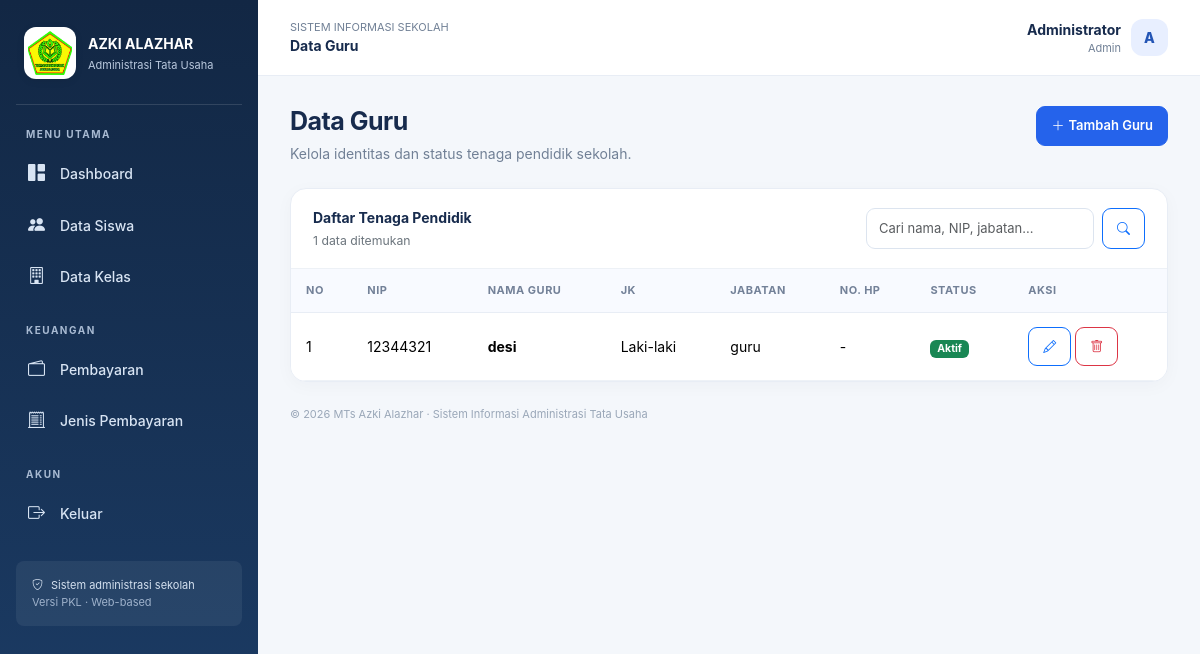
Page /guru/index.php (signed in) on the committed database.
### tables this page shows
CREATE TABLE `guru` (
  `id_guru` int(11) NOT NULL,
  `nip` varchar(30) DEFAULT NULL,
  `nama_guru` varchar(100) NOT NULL,
  `jenis_kelamin` enum('L','P') NOT NULL,
  `jabatan` varchar(100) DEFAULT NULL,
  `no_hp` varchar(20) DEFAULT NULL,
  `alamat` text DEFAULT NULL,
  `status` enum('aktif','tidak_aktif') DEFAULT 'aktif',
  `created_at` timestamp NOT NULL DEFAULT current_timestamp()
);

### includes/auth.php (called while the page is built, shortened)
<?php
function e($v) { return htmlspecialchars((string)($v ?? ''), ENT_QUOTES, 'UTF-8'); }
?>

### guru/index.php (the view)
<?php require_once '../includes/auth.php';require_once '../config/koneksi.php';$q=trim($_GET['q']??'');$like="%$q%";$st=$conn->prepare('SELECT * FROM guru WHERE nama_guru LIKE ? OR nip LIKE ? OR jabatan LIKE ? ORDER BY id_guru DESC');$st->bind_param('sss',$like,$like,$like);$st->execute();$data=$st->get_result();$page_title='Data Guru';$active='guru';$prefix='../';include '../includes/header.php';?>
<div class="page-heading"><div><h1>Data Guru</h1><p>Kelola identitas dan status tenaga pendidik sekolah.</p></div><a class="btn btn-primary" href="tambah.php"><i class="bi bi-plus-lg me-1"></i>Tambah Guru</a></div><div class="panel"><div class="panel-head"><div><strong>Daftar Tenaga Pendidik</strong><div class="text-secondary small mt-1"><?= $data->num_rows ?> data ditemukan</div></div><form class="d-flex gap-2 searchbox"><input name="q" class="form-control" value="<?= e($q) ?>" placeholder="Cari nama, NIP, jabatan..."><button class="btn btn-outline-primary"><i class="bi bi-search"></i></button></form></div><div class="table-responsive"><table class="table"><thead><tr><th>No</th><th>NIP</th><th>Nama Guru</th><th>JK</th><th>Jabatan</th><th>No. HP</th><th>Status</th><th>Aksi</th></tr></thead><tbody><?php $no=1;while($r=$data->fetch_assoc()):?><tr><td><?= $no++ ?></td><td><?= e($r['nip']?:'-') ?></td><td><strong><?= e($r['nama_guru']) ?></strong></td><td><?= $r['jenis_kelamin']==='L'?'Laki-laki':'Perempuan' ?></td><td><?= e($r['jabatan']?:'-') ?></td><td><?= e($r['no_hp']?:'-') ?></td><td><span class="badge <?= $r['status']==='aktif'?'text-bg-success':'text-bg-secondary' ?>"><?= e(ucfirst(str_replace('_',' ',$r['status']))) ?></span></td><td class="text-nowrap"><a class="btn btn-sm btn-outline-primary" href="edit.php?id=<?= $r['id_guru'] ?>"><i class="bi bi-pencil"></i></a> <a class="btn btn-sm btn-outline-danger" data-confirm="Hapus data guru ini?" href="hapus.php?id=<?= $r['id_guru'] ?>"><i class="bi bi-trash"></i></a></td></tr><?php endwhile;if(!$no):?><tr><td colspan="8" class="empty">Data guru tidak ditemukan.</td></tr><?php endif;?></tbody></table></div></div><?php include '../includes/footer.php';?>

### includes/header.php (style rules this page uses)
:root { --navy:#142b4a;--blue:#2563eb;--bg:#f4f7fb;--muted:#718096 }
* { box-sizing:border-box }
body { background:var(--bg);color:#172b4d;font-family:Inter,system-ui,-apple-system,"Segoe UI",sans-serif;font-size:14px }
.page-heading { display:flex;justify-content:space-between;align-items:flex-start;gap:16px;margin-bottom:24px }
.page-heading h1 { font-size:25px;font-weight:750;letter-spacing:-.5px;margin:0 }
.page-heading p { color:var(--muted);margin:7px 0 0 }
.stat-card,.panel { background:#fff;border:1px solid #e8edf5;border-radius:16px;box-shadow:0 4px 18px #152d4d08 }
.panel { overflow:hidden }
.panel-head { padding:18px 22px;border-bottom:1px solid #edf1f6;display:flex;align-items:center;justify-content:space-between;gap:12px }
.table { margin:0 }
.table thead th { font-size:11px;text-transform:uppercase;letter-spacing:.5px;color:#738198;background:#f8faff;border-bottom:1px solid #e8edf5;padding:13px 15px;white-space:nowrap }
.table tbody td { padding:14px 15px;vertical-align:middle;border-color:#eef2f7 }
.form-control,.form-select { border-color:#dce4ef;border-radius:9px;padding:10px 12px;font-size:13px }
.btn { border-radius:9px;font-weight:600;padding:9px 14px;font-size:13px }
.btn-primary { background:var(--blue);border-color:var(--blue) }
.searchbox { max-width:300px }

### rows in the picture
guru: nip "12344321", nama_guru "desi", jenis_kelamin "Laki-laki", jabatan "guru", no_hp "-", status "Aktif"

### other values in the picture
$page_title "Data Guru"
$_SESSION['nama'] "Administrator"
str_replace('_',' ', $_SESSION['role'] ?? '') "Admin"
substr($_SESSION['nama'] ?? 'U',0,1) "A"
$data->num_rows "1"
